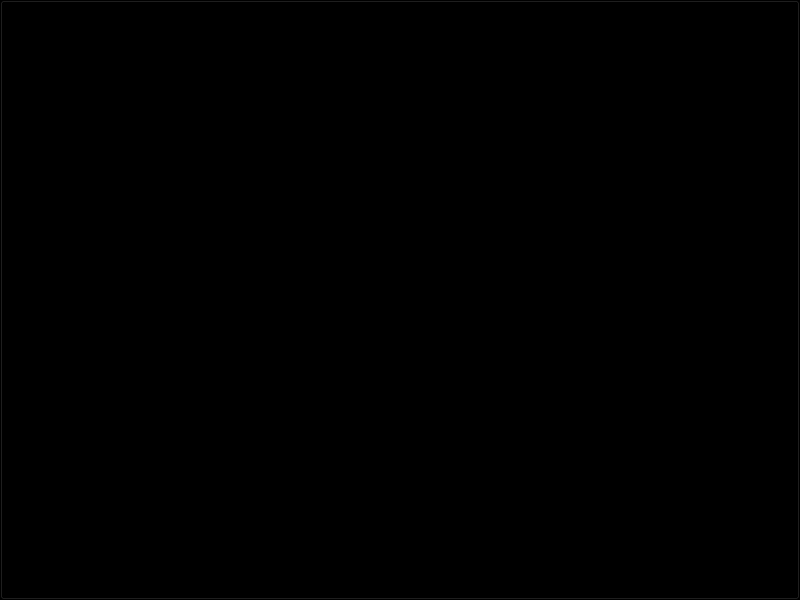
<?xml version="1.0" encoding="UTF-8"?>
<ui version="4.0">
 <class>j1mx6</class>
 <widget class="QMainWindow" name="j1mx6">
  <property name="geometry">
   <rect>
    <x>0</x>
    <y>0</y>
    <width>800</width>
    <height>600</height>
   </rect>
  </property>
  <property name="windowTitle">
   <string>MainWindow</string>
  </property>
  <widget class="QWidget" name="centralwidget">
   <property name="styleSheet">
    <string notr="true">background-color: rgb(0, 0, 0);</string>
   </property>
   <widget class="QPushButton" name="pushButton">
    <property name="geometry">
     <rect>
      <x>0</x>
      <y>0</y>
      <width>800</width>
      <height>600</height>
     </rect>
    </property>
    <property name="text">
     <string/>
    </property>
   </widget>
  </widget>
 </widget>
 <resources/>
 <connections/>
</ui>
